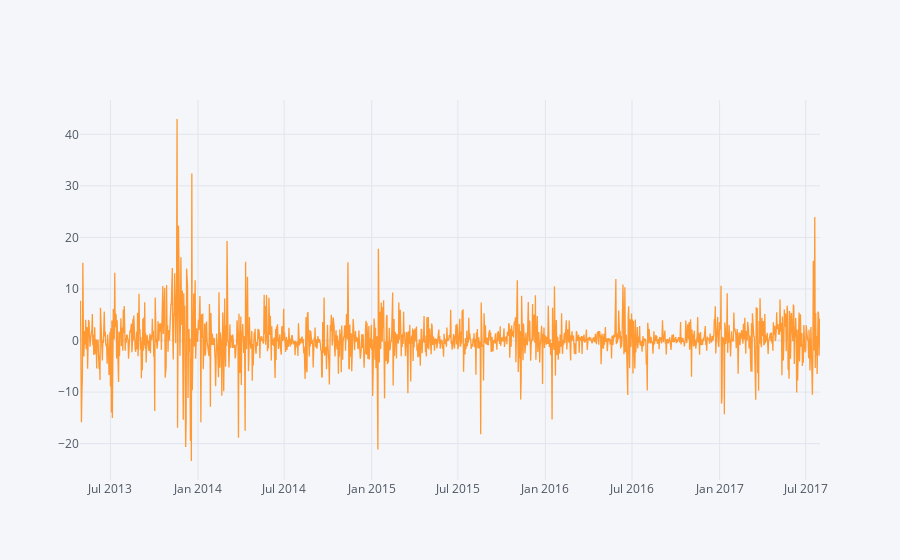

The code cell stored with this chart in its notebook:
### Code cell
data['Close_price_pct_change'].iplot()

### Figure 1 — Plotly figure (JSON) as saved in the notebook; plotly's stock layout.template omitted (floating-point values rounded to 4 significant figures; data arrays with more than 128 entries replaced by an {"elided": "..."} marker saying what was removed)
{"data": [{"line": {"color": "rgba(255, 153, 51, 1.0)", "dash": "solid", "shape": "linear", "width": 1.3}, "mode": "lines", "name": "Close_price_pct_change", "text": "", "type": "scatter", "x": {"elided": "1556 str values"}, "y": {"elided": "1556 mixed values"}}], "layout": {"autosize": true, "legend": {"bgcolor": "#F5F6F9", "font": {"color": "#4D5663"}}, "paper_bgcolor": "#F5F6F9", "plot_bgcolor": "#F5F6F9", "title": {"font": {"color": "#4D5663"}}, "xaxis": {"autorange": true, "gridcolor": "#E1E5ED", "range": ["2013-04-28", "2017-07-31"], "showgrid": true, "tickfont": {"color": "#4D5663"}, "title": {"font": {"color": "#4D5663"}, "text": ""}, "type": "date", "zerolinecolor": "#E1E5ED"}, "yaxis": {"autorange": true, "gridcolor": "#E1E5ED", "range": [-27.06, 46.65], "showgrid": true, "tickfont": {"color": "#4D5663"}, "title": {"font": {"color": "#4D5663"}, "text": ""}, "type": "linear", "zerolinecolor": "#E1E5ED"}}}
